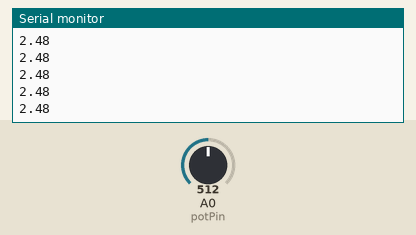
This sketch was run on a simulated Arduino Uno, built with avr-gcc and run on an emulated ATmega328P. Shown: the last lines printed to the serial monitor. The test bench sets the inputs (shaded band); at power-on: A0 (potPin) = 512.

Above: at 1.2 s.
1.3 s: A0 (potPin) set to 716
At 1.68 s:
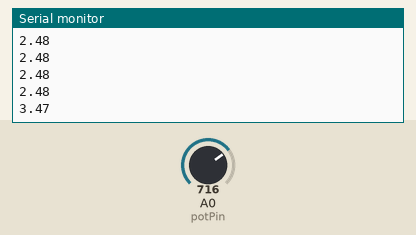
2.8 s: A0 (potPin) set to 900
At 2.94 s:
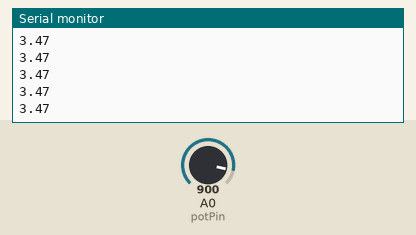
Timing chart, 0 to 5.8 s (numbered marks = the images above; inputs shaded):
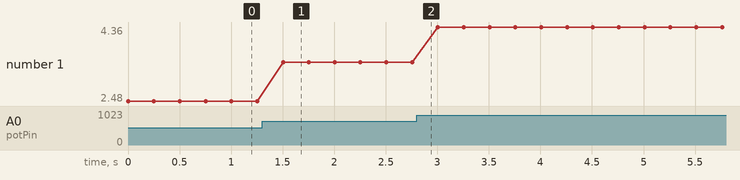

The sketch:

Reading_Voltage.ino
```cpp
int potPin = A0;
int readValue;
float Voltage;

void setup() {
  pinMode(potPin, INPUT);
  Serial.begin(9600);

}

void loop() {
  readValue = analogRead(potPin);
  Voltage = (4.96/1023.0)*readValue;
  Serial.println(Voltage);
  delay(250);

}
```

Measured:
- after the input at 1.3 s, the serial monitor: prints a new line after 0.20 s (image 1)
- plotted number 1: 2.48 → 3.47 after the input at 1.3 s, 3.47 → 4.36 after the input at 2.8 s
